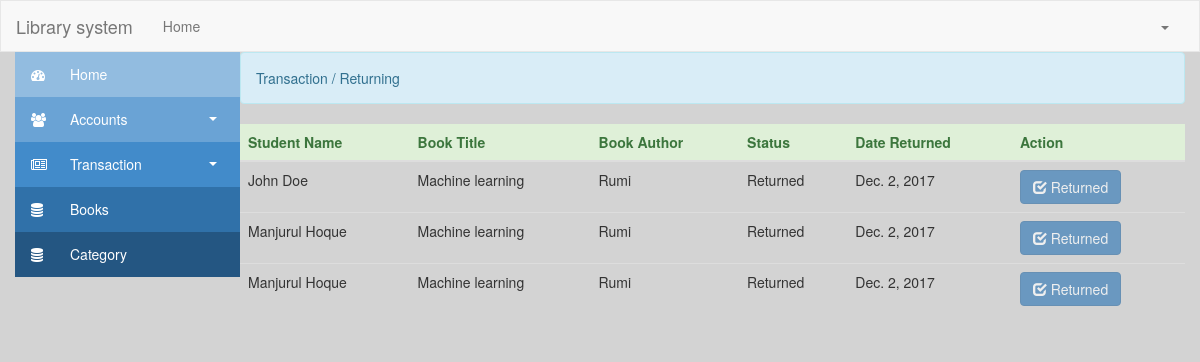
Before: /returning with the older database file.
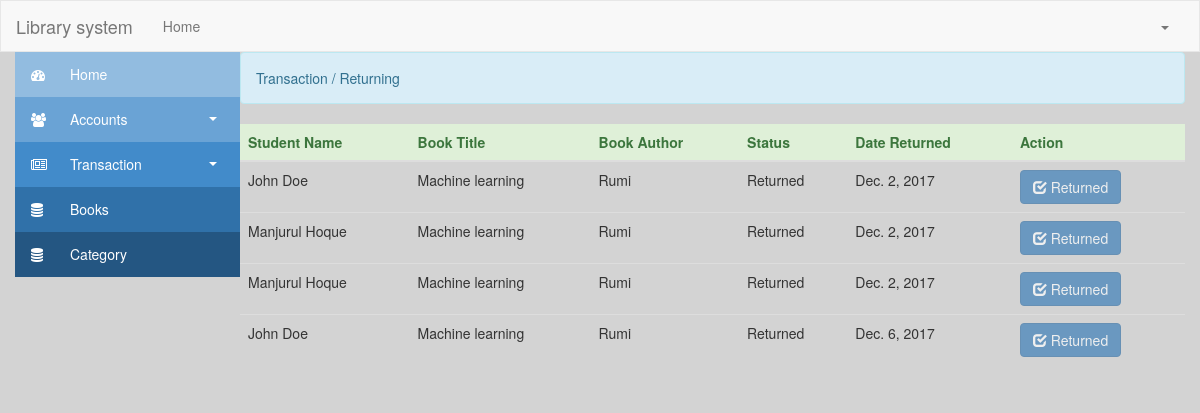
After: the same page with the newer database file.
### library/models.py (models this page shows)
class Borrow(models.Model):
    book = models.ManyToManyField(Book)
    student = models.ManyToManyField(Student)
    qty = models.IntegerField(default=0)
    date = models.DateField(default=date.today)
    status = models.CharField(max_length=25)

class Student(models.Model):
    student_id = models.CharField(max_length=255, unique=True)
    firstname = models.CharField(max_length=255)
    lastname = models.CharField(max_length=255)
    department = models.CharField(max_length=255)
    section = models.CharField(max_length=10)
    year = models.CharField(max_length=10)

class Book(models.Model):
    title = models.CharField(max_length=255, unique=True)
    categories = models.ManyToManyField(Category)
    cover = models.TextField(max_length=100000, blank=True, null=True)
    author = models.CharField(max_length=255, unique=True)
    description = models.TextField(max_length=25000, blank=True, null=True)
    available = models.IntegerField(default=0)

### library/views.py (the view, shortened to what this page needs)
# urls.py: url(r'^returning$', views.returning, name="returning"),
def returning(request):
    borrows = Borrow.objects.all()
    return render(request, "return.html", {"borrows": borrows})

### library/templates/return.html (shortened to what this page needs)
{% extends 'app.html' %}
{% block body %}
    <div>
        <div class="alert alert-info">Transaction / Returning</div>
        <table id="table" class="table table-stripped">
            <thead class="alert-success">
            <tr>
                <th>Student Name</th>
                <th>Book Title</th>
                <th>Book Author</th>
                <th>Status</th>
                <th>Date Returned</th>
                <th>Action</th>
            </tr>
            </thead>
            <tbody>
            {% for borrow in borrows %}
                <tr>
                    <td>{{ borrow.student.all.0.firstname }} {{ borrow.student.all.0.lastname }}</td>
                    <td>{{ borrow.book.all.0.title }}</td>
                    <td>{{ borrow.book.all.0.author }}</td>
                    <td>{{ borrow.status }}</td>
                    <td>{{ borrow.date | date }}</td>
                    <td>
                        {% if borrow.status == "Returned" %}
                            <button disabled="disabled" class="btn btn-primary" type="button" href="#">
                                <span class="glyphicon glyphicon-check"></span> Returned
                            </button>
                        {% endif %}
                    </td>
                </tr>
            {% endfor %}
            </tbody>
        </table>
    </div>
{% endblock %}

### library/templates/app.html (shortened to what this page needs)
{% load staticfiles %}
{% include 'partials/header.html' %}
<body>
{% include 'partials/navbar.html' %}
<div class="container-fluid">
    <div id="wrapper">
        <main id="page-content-wrapper" role="main">
            {% include 'partials/sidebar.html' %}
            {% block body %}{% endblock %}
        </main>
    </div>
</div>
</body>
{% include 'partials/footer.html' %}

### library/templates/partials/header.html (shortened to what this page needs)
<!DOCTYPE html>
<html lang="en">
<head>
    {% load static %}
    <link rel="stylesheet" href="{% static 'css/bootstrap.css' %}">
    <link rel="stylesheet" href="{% static 'css/datatables.min.css' %}">
    <link rel="stylesheet" href="{% static 'font-awesome/css/font-awesome.min.css' %}">
    <link rel="stylesheet" href="{% static 'css/style.css' %}">
</head>

### library/templates/partials/navbar.html (shortened to what this page needs)
<nav class="navbar navbar-default">
    <div class="container-fluid">
        <div class="navbar-header">
            <a class="navbar-brand" href="#">Library system</a>
        </div>
        <div class="collapse navbar-collapse" id="bs-example-navbar-collapse-1">
            <ul class="nav navbar-nav navbar-left">
                <li><a href="/">Home</a></li>
            </ul>
            <ul class="nav navbar-nav navbar-right">
                <li class="dropdown">
                    <a href="#" class="dropdown-toggle" data-toggle="dropdown"
                       role="button" aria-haspopup="true" aria-expanded="false">
                        {{ request.user.username }} <span class="caret"></span>
                    </a>
                </li>
            </ul>
        </div>
    </div>
</nav>

### library/templates/partials/sidebar.html (shortened to what this page needs)
<div id="sidebar-wrapper">
    <aside id="sidebar">
        <ul id="sidemenu" class="sidebar-nav">
            <li>
                <a href="{% url 'books' %}">
                    <span class="sidebar-icon"><i class="fa fa-dashboard"></i></span>
                    <span class="sidebar-title">Home</span>
                </a>
            </li>
            <li>
                <a class="accordion-toggle collapsed toggle-switch" data-toggle="collapse" href="#submenu-2">
                    <span class="sidebar-icon"><i class="fa fa-users"></i></span>
                    <span class="sidebar-title">Accounts</span>
                    <b class="caret"></b>
                </a>
            </li>
            <li>
                <a class="accordion-toggle collapsed toggle-switch" data-toggle="collapse" href="#submenu-3">
                    <span class="sidebar-icon"><i class="fa fa-newspaper-o"></i></span>
                    <span class="sidebar-title">Transaction</span>
                    <b class="caret"></b>
                </a>
            </li>
            <li>
                <a href="{% url 'books' %}">
                    <span class="sidebar-icon"><i class="fa fa-database"></i></span>
                    <span class="sidebar-title">Books</span>
                </a>
            </li>
            <li>
                <a href="{% url 'categories' %}">
                    <span class="sidebar-icon"><i class="fa fa-database"></i></span>
                    <span class="sidebar-title">Category</span>
                </a>
            </li>
        </ul>
    </aside>
</div>

### library/templates/partials/footer.html
</html>

### library/static/css/style.css (style rules this page uses)
body { background: lightgray; }
.navbar { margin-bottom: 0; border-radius: 0; }
#wrapper { padding-left: 0; -webkit-transition: all .5s ease; -moz-transition: all .5s ease; -o-transition: all .5s ease; transition: all .5s ease; }
@media (min-width: 992px) { #wrapper { padding-left: 225px; } }
@media (min-width: 992px) { #wrapper #sidebar-wrapper { width: 225px; } }
#sidebar-wrapper { border-right: 1px solid #e7e7e7; }
#sidebar-wrapper { z-index: 1000; left: 225px; width: 0; height: 100%; margin-left: -225px; overflow-y: auto; background: #f8f8f8; -webkit-transition: all .5s ease; -moz-transition: all .5s ease; -o-transition: all .5s ease; transition: all .5s ease; }
#sidebar-wrapper .sidebar-nav { position: absolute; width: 225px; font-size: 14px; margin: 0; padding: 0; list-style: none; }
#sidebar-wrapper .sidebar-nav li { text-indent: 0; line-height: 45px; }
#sidebar-wrapper .sidebar-nav li a { display: block; text-decoration: none; color: #428bca; }
.sidebar-nav li:first-child a { background: #92bce0 !important; color: #fff !important; }
#sidebar-wrapper .sidebar-nav li a .sidebar-icon { width: 45px; height: 45px; font-size: 14px; padding: 0 2px; display: inline-block; text-indent: 7px; margin-right: 10px; color: #fff; float: left; }
#sidebar-wrapper .sidebar-nav li a .caret { position: absolute; right: 23px; top: auto; margin-top: 20px; }
.sidebar-nav li:nth-child(2) a { background: #6aa3d5 !important; color: #fff !important; }
.sidebar-nav li:nth-child(3) a { background: #428bca !important; color: #fff !important; }
.sidebar-nav li:nth-child(4) a { background: #3071a9 !important; color: #fff !important; }
.sidebar-nav li:nth-child(5) a { background: #245682 !important; color: #fff !important; }

Changed rows visible on the page:
added Borrow: student.all.0.firstname "John", student.all.0.lastname "Doe", book.all.0 "Machine learning", book.all.0.author "Rumi", status "Returned", date "Dec. 6, 2017"
